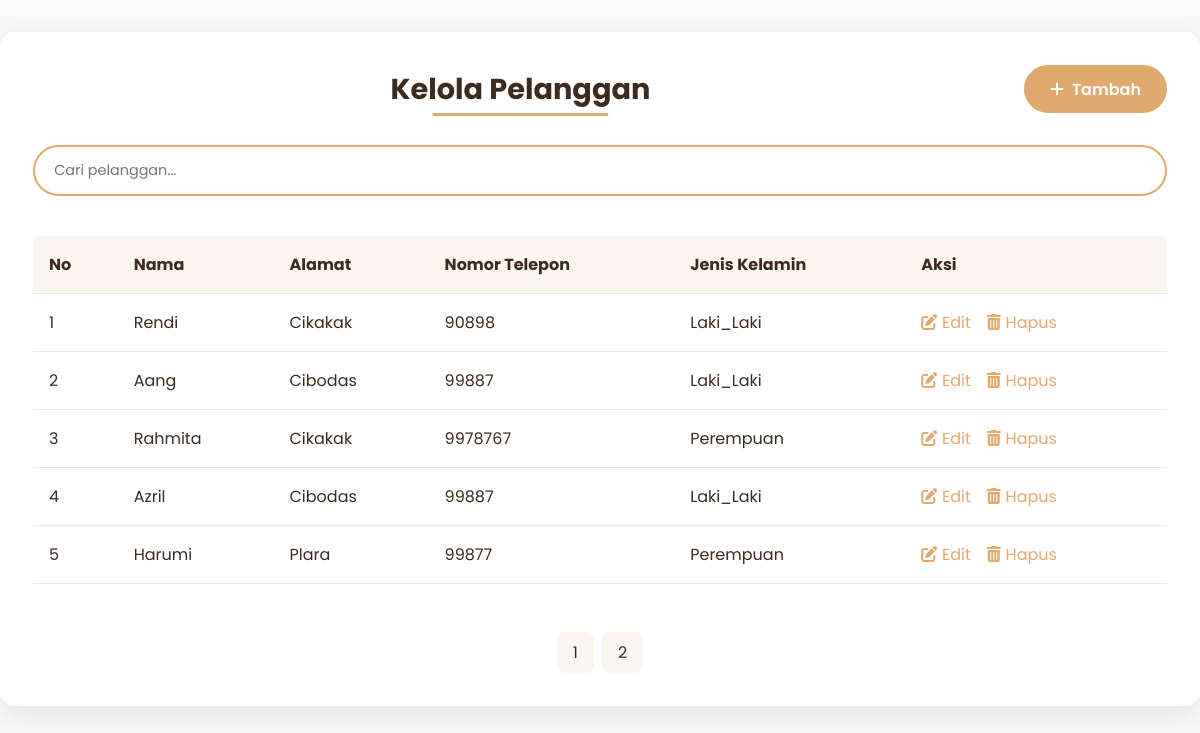
Before: /admin/pelanggan/pelanggan.php with the older database file.
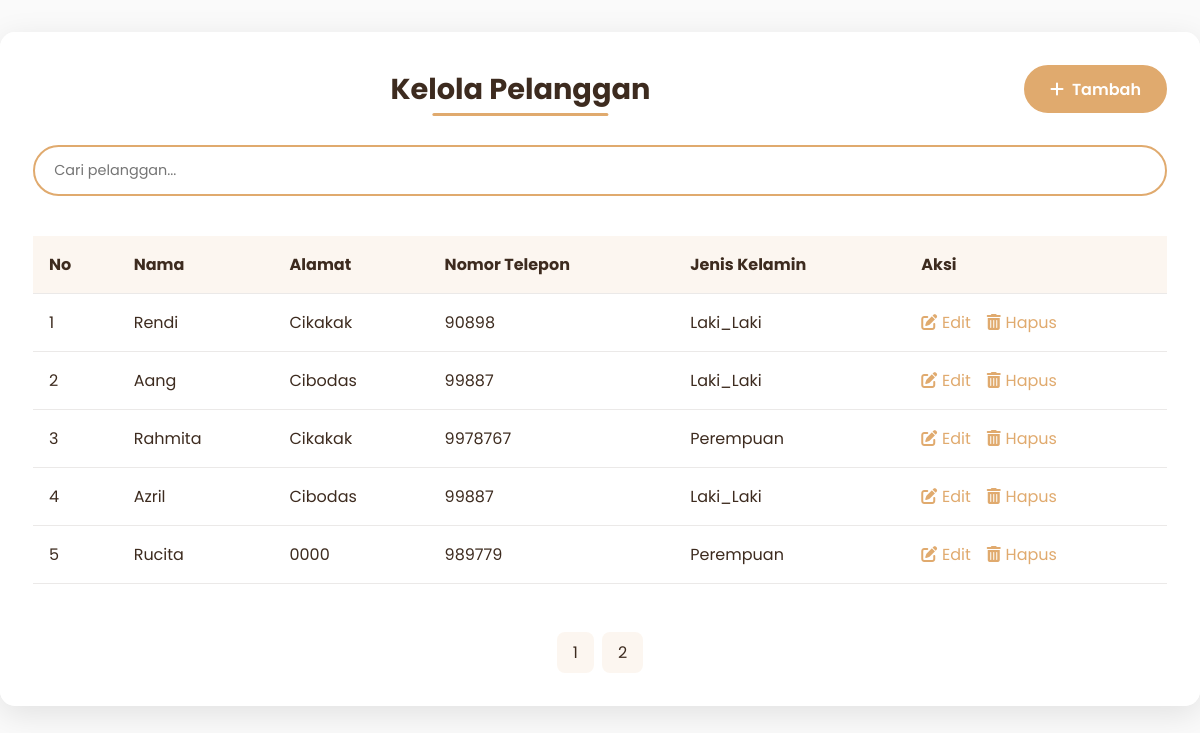
After: the same page with the newer database file.
### tables this page shows
CREATE TABLE `pelanggan` (
  `PelangganID` int(10) NOT NULL,
  `NamaPelanggan` varchar(255) DEFAULT NULL,
  `Alamat` text DEFAULT NULL,
  `NomorTelepon` varchar(20) DEFAULT NULL,
  `jk` enum('Laki_Laki','Perempuan') NOT NULL
);

### admin/pelanggan/pelanggan.php (the view, shortened to what this page needs)
<?php
$koneksi = new mysqli("localhost", "root", "", "kasir_reddra");
$results_per_page = 5;
$page = isset($_GET['page']) ? intval($_GET['page']) : 1;
$start_from = ($page - 1) * $results_per_page;
$sql = "SELECT * FROM pelanggan LIMIT $start_from, $results_per_page";
$result = $koneksi->query($sql);
$sql_total = "SELECT COUNT(PelangganID) AS total FROM pelanggan";
$result_total = $koneksi->query($sql_total);
$row_total = $result_total->fetch_assoc();
$total_pages = ceil($row_total["total"] / $results_per_page);
?>
<!DOCTYPE html>
<html>
<head>
    <link rel="stylesheet" href="https://cdnjs.cloudflare.com/ajax/libs/font-awesome/6.4.0/css/all.min.css">
</head>
<body>
    <div class="glass-panel">
        <div class="header">
            <div class="title-wrapper">
                <h2 class="page-title">Kelola Pelanggan</h2>
            </div>
            <div class="btn-group">
                <a href="tambah_pelanggan.php" class="btn btn-primary">
                    <i class="fas fa-plus"></i> Tambah
                </a>
            </div>
        </div>
        <div class="search-box">
            <input type="text" class="search-input" placeholder="Cari pelanggan..." id="searchInput">
        </div>
        <div class="table-container">
            <table class="data-table">
                <thead>
                    <tr>
                        <th>No</th>
                        <th>Nama</th>
                        <th>Alamat</th>
                        <th>Nomor Telepon</th>
                        <th>Jenis Kelamin</th>
                        <th>Aksi</th>
                    </tr>
                </thead>
                <tbody id="tableBody">
                    <?php if ($result && $result->num_rows > 0): ?>
                    <?php $no = 1 + ($page - 1) * $results_per_page; ?>
                    <?php while($row = $result->fetch_assoc()): ?>
                    <tr>
                        <td><?= $no++ ?></td>
                        <td><?= htmlspecialchars($row['NamaPelanggan']) ?></td>
                        <td><?= htmlspecialchars($row['Alamat']) ?></td>
                        <td><?= htmlspecialchars($row['NomorTelepon']) ?></td>
                        <td><?= htmlspecialchars($row['jk']) ?></td>
                        <td>
                            <div class="action-links">
                                <a href="edit_pelanggan.php?id=<?= $row['PelangganID'] ?>" class="action-link">
                                    <i class="fas fa-edit"></i> Edit
                                </a>
                                <a href="#" class="action-link delete-btn" data-id="<?= $row['PelangganID'] ?>">
                                    <i class="fas fa-trash-alt"></i> Hapus
                                </a>
                            </div>
                        </td>
                    </tr>
                    <?php endwhile; ?>
                    <?php else: ?>
                    <tr>
                        <td colspan="6" style="text-align: center; padding: 2rem;">Tidak ada data pelanggan</td>
                    </tr>
                    <?php endif; ?>
                </tbody>
            </table>
        </div>
        <?php if ($total_pages > 1): ?>
        <div class="pagination">
            <?php for ($i = 1; $i <= $total_pages; $i++): ?>
            <a href="?page=<?= $i ?>" class="page-item <?= $i == $page ? 'active' : '' ?>"><?= $i ?></a>
            <?php endfor; ?>
        </div>
        <?php endif; ?>
    </div>
</body>
</html>

Changed rows visible on the page:
removed pelanggan: NamaPelanggan "Harumi", Alamat "Plara", NomorTelepon "99877", jk "Perempuan"
now on this page (row edited): pelanggan: NamaPelanggan "Rucita", Alamat "0000", NomorTelepon "989779", jk "Perempuan"
